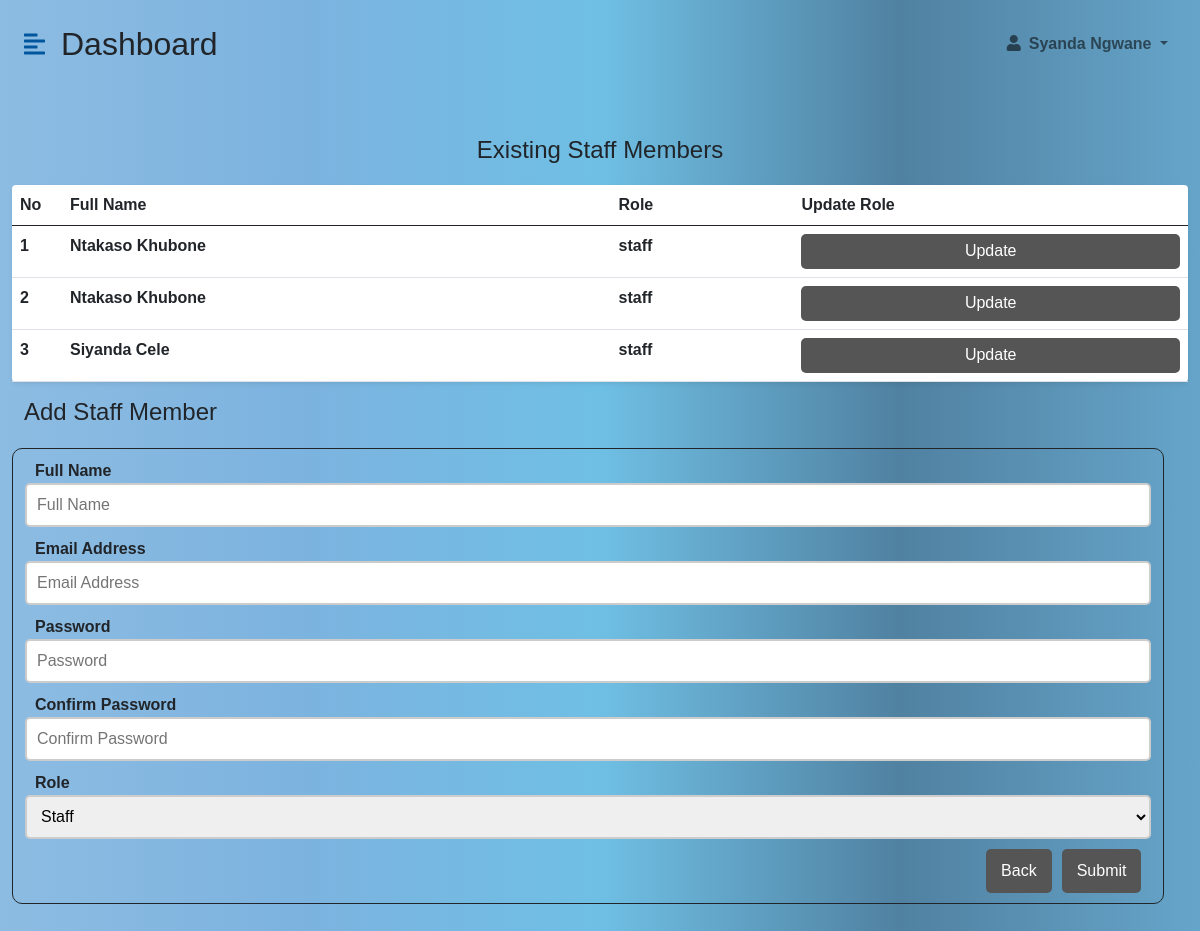
/admin.php (signed in), run on the app's committed database.
### tables this page shows
CREATE TABLE `users` (
  `id` int(11) NOT NULL,
  `names` varchar(1000) NOT NULL,
  `email` varchar(1000) NOT NULL,
  `passwords` varchar(1000) NOT NULL,
  `role` varchar(1000) NOT NULL
);

### admin.php (the view, shortened to what this page needs)
 <!DOCTYPE html>
<html lang="en">
<head>
    <link href="https://cdn.jsdelivr.net/npm/bootstrap@5.0.0-beta3/dist/css/bootstrap.min.css" rel="stylesheet" />
    <link rel="stylesheet" href="https://cdnjs.cloudflare.com/ajax/libs/font-awesome/5.15.3/css/all.min.css" />
    <link rel="stylesheet" href="styles.css" />
</head>
<?php
 $currentUser = $_SESSION['currentUser'];
 $c_email = $_SESSION['c_email'];
?>
<body>
<form action="#" method="post" enctype="multipart/form-data" autocomplete="off">
<div class="d-flex" id="wrapper">
        <div id="page-content-wrapper">
            <nav class="navbar navbar-expand-lg navbar-light bg-transparent py-4 px-4">
                <div class="d-flex align-items-center">
                    <i class="fas fa-align-left primary-text fs-4 me-3" id="menu-toggle"></i>
                    <h2 class="fs-2 m-0">Dashboard</h2>
                </div>
                <div class="collapse navbar-collapse" id="navbarSupportedContent">
                    <ul class="navbar-nav ms-auto mb-2 mb-lg-0">
                        <li class="nav-item dropdown">
                            <a class="nav-link dropdown-toggle second-text fw-bold" href="#" id="navbarDropdown"
                                role="button" data-bs-toggle="dropdown" aria-expanded="false">
                                <i class="fas fa-user me-2"></i><?php echo $currentUser  ?>
                            </a>
                        </li>
                    </ul>
                </div>
            </nav>
            <div class="container-fluid px-4">
            <div class="row my-5">
            <?php
            include "conn.php";
                    $sql = "SELECT * FROM users WHERE email!='$c_email'";
                    $result = $conn-> query($sql);
                    echo "<h4 style='text-align:center; margin-bottom:20px;'>Existing Staff Members</h4>";
                    if ($result-> num_rows > 0){
                        echo "<table class='table bg-white rounded shadow-sm  table-hover' style='width: 100%;'>";
                        echo "<thead>";
                        echo "<tr>";
                        echo "<th scope='col' width='50'>No</th>";
                        echo "<th scope='col'>Full Name</th>";
                        echo "<th scope='col'>Role</th>";
                        echo "<th scope='col'>Update Role</th>";
                        echo "</tr>";
                        echo "</thead>";
                        echo "<tbody>";
                        $count = 0;
                        while($row = $result-> fetch_assoc()){
                            $name = $row['names'];
                            $email = $row['email'];
                            $role = $row['role'];
                            $count = $count + 1;
                            echo "<tr>";  echo "<th scope='row'>$count</th>";
                            echo "<td><b>$name</b></td>";
                            echo "<th scope='row'>$role</th>";
                            echo "<td><button type='submit' class='btn2' value='$email' name='btn_update'>Update</button></td>";
                            echo "</tr>";
                            }
                            echo "</tbody>";   echo "<table>";    echo "</div>";
                        } else{
                            echo "<div class='content' style='border: 1px solid; border-radius: 10px;'>";
                            echo "<p class='error' style='margin-top: 10px' >No Records Found!!!</p>";
                            echo "</div>";
                        }
                        ?>
                <h3 class="fs-4 mb-3">Add Staff Member</h3>
                <div class="content" style="border: 1px solid; width: 98%; border-radius: 10px; margin-top: 5px;">
                <label style="margin-top: 10px;"><b>Full Name</b></label>
                <input type="text" class="input" name="name" placeholder="Full Name"></input>
                <label style="margin-top: 10px;"><b>Email Address</b></label>
                <input type="email" class="input" name="email" placeholder="Email Address"></input>
                <label style="margin-top: 10px;"><b>Password</b></label>
                <input type="password" class="input" name="password" placeholder="Password"></input>
                <label style="margin-top: 10px;"><b>Confirm Password</b></label>
                <input type="password" class="input" name="cpassword" placeholder="Confirm Password"></input>
                <label style="margin-top: 10px;"><b>Role</b></label>
                <select name='role' class='input'>
                <option value='staff'>Staff</option>   <option value="admin">Admin</option>
                </select>
                <button type="submit" class="btn" name="btn_submit">Submit</button>
                <a type="submit" class="btn" href="street-vender.php">Back</a>
                </div>
            </div>
            </div>
        </div>
    </form>
</body>
</html>

### styles.css (style rules this page uses)
body { font-family: arial; min-width: 1300px; }
:root { --main-bg-color: #00639d; --main-text-color: #00569d; --second-text-color: #bbbbc5; --second-bg-color: #c1d9ef; }
.primary-text { color: var(--main-text-color); }
.second-text { color: var(--second-text-color); }
#wrapper { overflow-x: hidden; background-image: linear-gradient( to right, #8dbce2, #7cb3df, #6fbfe4, #5081a1, #66a5ca ); }
#page-content-wrapper { min-width: 100vw; }
#menu-toggle { cursor: pointer; }
@media (min-width: 768px) { #page-content-wrapper { min-width: 800px; width: 100%; } }

### admin.php (style rules this page uses)
body { font-family: arial; min-width: 10px; }
.input { display: block; border: 2px solid #ccc; width: 100%; padding: 10px; height: 44px; border-radius: 5px; }
label { font-size: 16px; margin-left: 10px; }
.btn2 { float: right; background: #555; color: #fff; border-radius: 5px; width: 100%; border: none; height: 35px; }
.btn { float: right; background: #555; padding: 10px 15px; color: #fff; border-radius: 5px; margin-right: 10px; margin-top: 10px; margin-bottom: 10px; border: none; }

### data on the page
users: names "Ntakaso Khubone", role "staff"
users: names "Ntakaso Khubone", role "staff"
users: names "Siyanda Cele", role "staff"

### other printed values
$currentUser "Syanda Ngwane"
